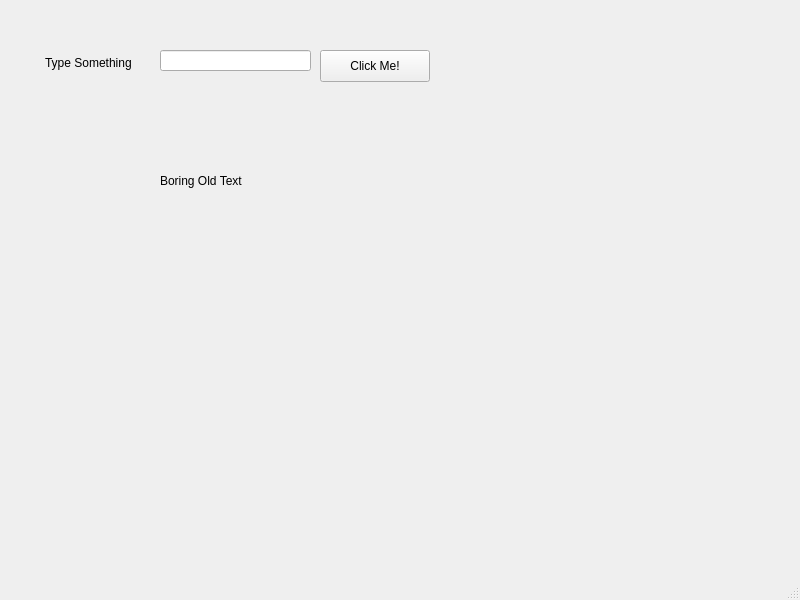
<?xml version="1.0" encoding="UTF-8"?>
<ui version="4.0">
 <class>MainWindow</class>
 <widget class="QMainWindow" name="MainWindow">
  <property name="geometry">
   <rect>
    <x>0</x>
    <y>0</y>
    <width>800</width>
    <height>600</height>
   </rect>
  </property>
  <property name="windowTitle">
   <string>MainWindow</string>
  </property>
  <widget class="QWidget" name="centralwidget">
   <widget class="QLabel" name="label">
    <property name="geometry">
     <rect>
      <x>45</x>
      <y>53</y>
      <width>111</width>
      <height>20</height>
     </rect>
    </property>
    <property name="text">
     <string>Type Something</string>
    </property>
   </widget>
   <widget class="QLineEdit" name="lineEdit">
    <property name="geometry">
     <rect>
      <x>160</x>
      <y>50</y>
      <width>151</width>
      <height>21</height>
     </rect>
    </property>
   </widget>
   <widget class="QPushButton" name="pushButton">
    <property name="geometry">
     <rect>
      <x>320</x>
      <y>50</y>
      <width>110</width>
      <height>32</height>
     </rect>
    </property>
    <property name="text">
     <string>Click Me!</string>
    </property>
   </widget>
   <widget class="QLabel" name="display_label">
    <property name="geometry">
     <rect>
      <x>160</x>
      <y>160</y>
      <width>111</width>
      <height>41</height>
     </rect>
    </property>
    <property name="text">
     <string>Boring Old Text</string>
    </property>
   </widget>
  </widget>
  <widget class="QMenuBar" name="menubar">
   <property name="geometry">
    <rect>
     <x>0</x>
     <y>0</y>
     <width>800</width>
     <height>22</height>
    </rect>
   </property>
  </widget>
  <widget class="QStatusBar" name="statusbar"/>
 </widget>
 <resources/>
 <connections/>
</ui>
